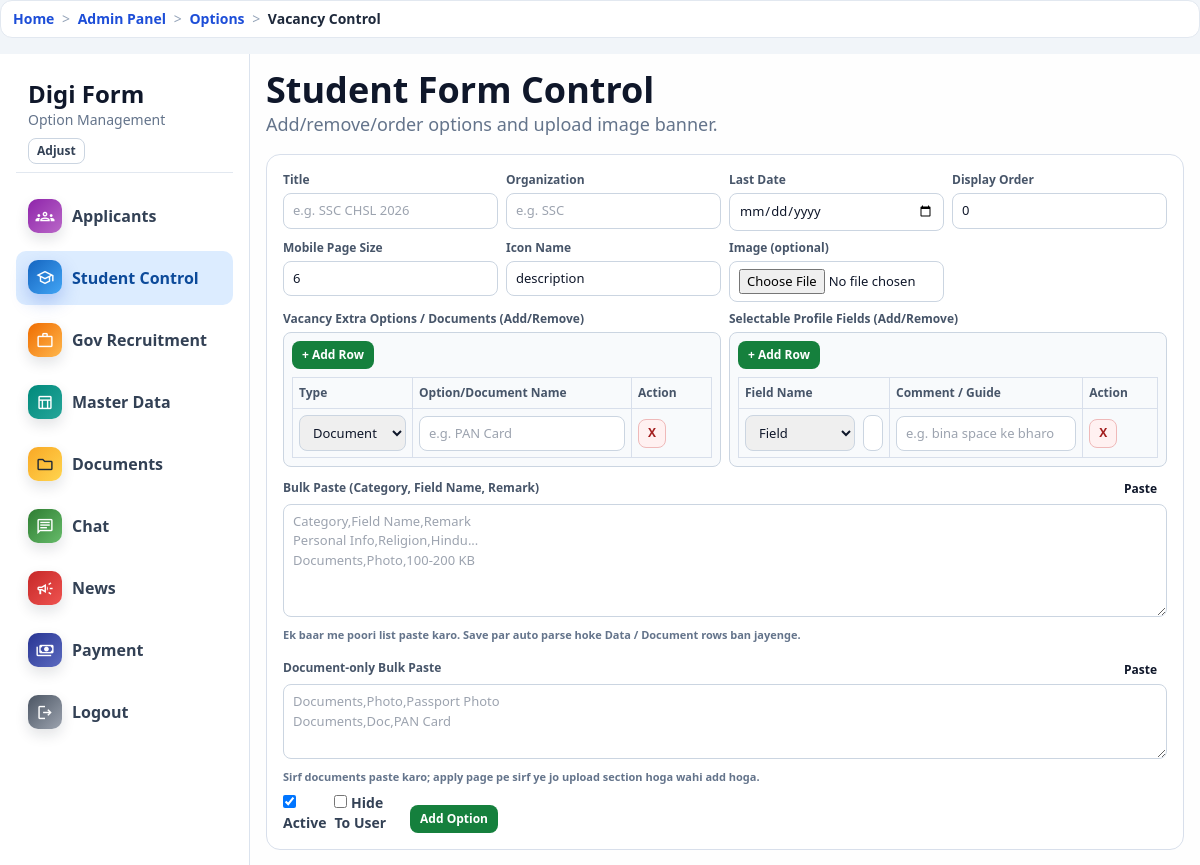
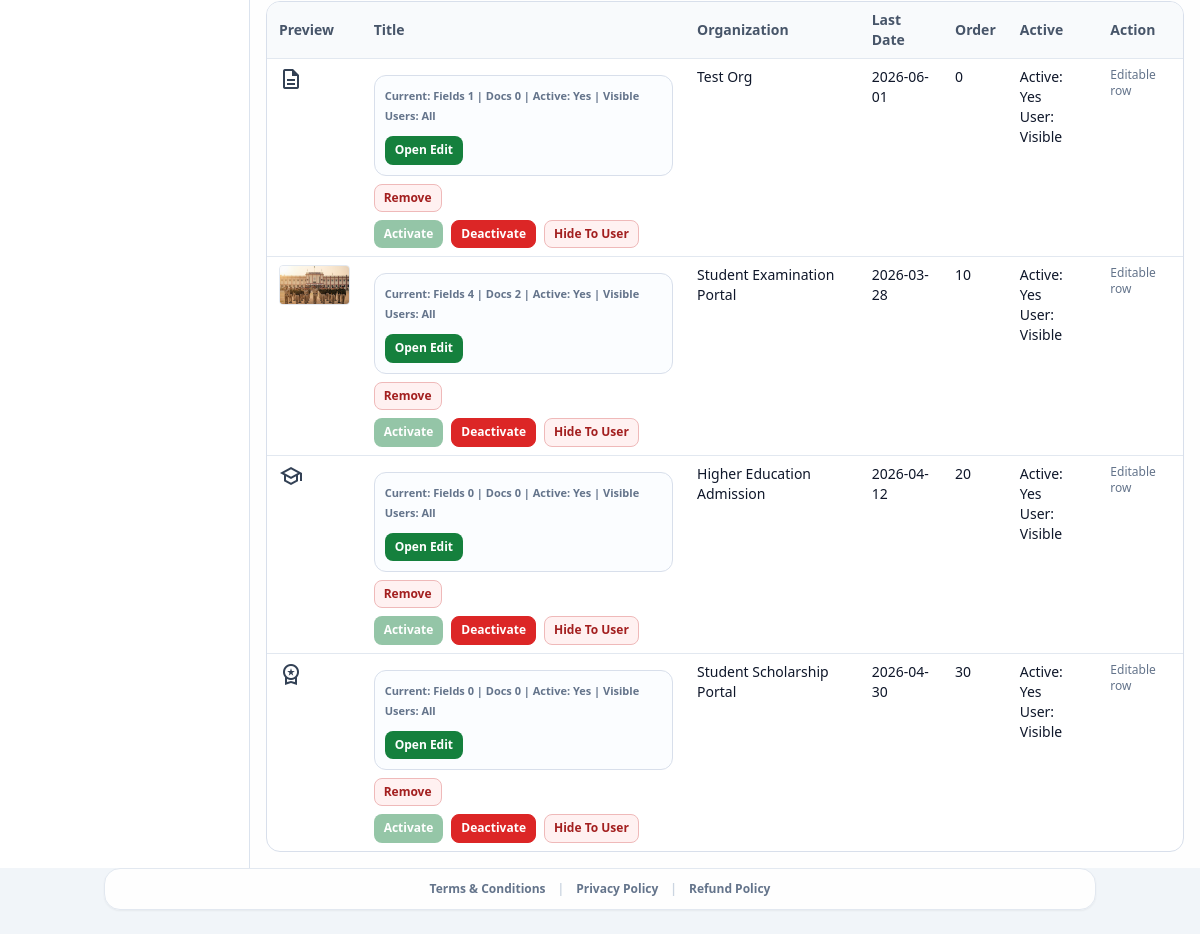
/admin-panel/options/student/ (signed in), run on the app's committed database (2 pictures, top to bottom).
### accounts/models.py (models this page shows, shortened)
class Vacancy(models.Model):
    CATEGORY_GOVERNMENT = "government"
    CATEGORY_STUDENT = "student"
    CATEGORY_CHOICES = [
        (CATEGORY_GOVERNMENT, "Government"),
        (CATEGORY_STUDENT, "Student"),
    ]
    category = models.CharField(max_length=20, choices=CATEGORY_CHOICES, default=CATEGORY_GOVERNMENT)
    title = models.CharField(max_length=200)
    organization = models.CharField(max_length=200)
    last_date = models.DateField()
    icon_name = models.CharField(max_length=50, blank=True, default="description")
    image = models.ImageField(upload_to="vacancy_images/", null=True, blank=True)
    display_order = models.PositiveIntegerField(default=0)
    is_active = models.BooleanField(default=True)
    hidden_from_users = models.BooleanField(default=False)
    visible_to_users = models.JSONField(default=list, blank=True)
    required_documents = models.JSONField(default=list, blank=True)
    required_profile_fields = models.JSONField(default=list, blank=True)
    mobile_page_size = models.PositiveSmallIntegerField(default=6)
    created_at = models.DateTimeField(auto_now_add=True)
    class Meta:
        ordering = ["display_order", "last_date", "id"]

### core/views.py (the view)
@login_required
def admin_option_control(request, category):
    if not _can_access_admin(request):
        messages.error(request, "Admin panel access allowed nahi hai.")
        return redirect("dashboard")
    if category not in {Vacancy.CATEGORY_GOVERNMENT, Vacancy.CATEGORY_STUDENT}:
        return redirect("admin_option_control", category=Vacancy.CATEGORY_GOVERNMENT)
    options = Vacancy.objects.filter(category=category).order_by("display_order", "last_date", "id")
    for opt in options:
        opt.field_rows = [_parse_profile_field_entry(item) for item in (opt.required_profile_fields or [])]
    return render(
        request,
        "portal_main/admin_option_control.html",
        {
            "category": category,
            "options": options,
            "is_admin_user": True,
        },
    )

### templates/portal_main/admin_option_control.html (shortened to what this page needs)
{% extends 'base.html' %}
{% block body_class %}min-h-screen bg-slate-100 text-slate-900{% endblock %}
{% block page_container_class %}max-w-[1400px] mx-auto p-0{% endblock %}
{% block content %}
<div id="adminLayout" class="layout">
  <aside class="side p-4">
    <div class="px-3 py-2 border-b border-slate-200">
      <div class="text-2xl font-black">Digi Form</div>
      <div class="text-sm text-slate-500 brand-sub">Option Management</div>
      <button id="sidebarAdjustBtn" type="button" class="mt-2 rounded-lg border border-slate-300 px-2 py-1 text-xs font-bold text-slate-700">Adjust</button>
    </div>
    <nav class="mt-4 space-y-2">
      <a class="menu-link" href="{% url 'admin_applicants' %}"><span class="material-symbols-outlined">groups</span><span class="menu-label">Applicants</span></a>
      <a class="menu-link {% if category == 'student' %}active{% endif %}" href="{% url 'admin_option_control' 'student' %}"><span class="material-symbols-outlined">school</span><span class="menu-label">Student Control</span></a>
      <a class="menu-link {% if category == 'government' %}active{% endif %}" href="{% url 'admin_option_control' 'government' %}"><span class="material-symbols-outlined">work</span><span class="menu-label">Gov Recruitment</span></a>
      <a class="menu-link" href="{% url 'admin_master_data_control' %}"><span class="material-symbols-outlined">table_chart</span><span class="menu-label">Master Data</span></a>
      <a class="menu-link" href="{% url 'admin_documents' %}"><span class="material-symbols-outlined">folder</span><span class="menu-label">Documents</span></a>
      <a class="menu-link" href="{% url 'admin_chat' %}"><span class="material-symbols-outlined">chat</span><span class="menu-label">Chat</span></a>
      <a class="menu-link" href="{% url 'admin_news' %}"><span class="material-symbols-outlined">campaign</span><span class="menu-label">News</span></a>
      <a class="menu-link" href="{% url 'admin_payment' %}"><span class="material-symbols-outlined">payments</span><span class="menu-label">Payment</span></a>
      <a class="menu-link" href="{% url 'logout' %}"><span class="material-symbols-outlined">logout</span><span class="menu-label">Logout</span></a>
    </nav>
  </aside>
  <main class="panel">
    <h1 class="text-3xl md:text-4xl font-black">
      {% if category == 'student' %}Student Form Control{% else %}Government Recruitment Control{% endif %}
    </h1>
    <p class="text-base md:text-lg text-slate-500">Add/remove/order options and upload image banner.</p>
    <section class="block mt-4 p-4">
      <form method="post" action="{% url 'admin_save_vacancy' %}" enctype="multipart/form-data" class="grid grid-cols-1 md:grid-cols-2 lg:grid-cols-4 gap-2">
        <div>
          <label class="mini-label">Title</label>
          <input class="mini-input" name="title" placeholder="e.g. SSC CHSL 2026" required>
        </div>
        <div>
          <label class="mini-label">Organization</label>
          <input class="mini-input" name="organization" placeholder="e.g. SSC" required>
        </div>
        <div>
          <label class="mini-label">Last Date</label>
          <input class="mini-input" type="date" name="last_date" required>
        </div>
        <div>
          <label class="mini-label">Display Order</label>
          <input class="mini-input" type="number" name="display_order" value="0" min="0">
        </div>
        <div>
          <label class="mini-label">Mobile Page Size</label>
          <input class="mini-input" type="number" name="mobile_page_size" value="6" min="1" placeholder="e.g. 6">
        </div>
        <div>
          <label class="mini-label">Icon Name</label>
          <input class="mini-input" name="icon_name" value="description" placeholder="description/work/school">
        </div>
        <div>
          <label class="mini-label">Image (optional)</label>
          <input class="mini-input" type="file" name="image" accept="image/*">
        </div>
        <div class="md:col-span-2 lg:col-span-2">
          <label class="mini-label">Vacancy Extra Options / Documents (Add/Remove)</label>
          <div class="builder-box">
            <button class="btn btn-green" type="button" data-add-doc-row>+ Add Row</button>
            <table class="doc-table">
              <thead><tr><th style="width:120px;">Type</th><th>Option/Document Name</th><th style="width:80px;">Action</th></tr></thead>
              <tbody data-doc-table>
                <tr>
                  <td>
                    <select class="mini-input" data-doc-type name="doc_type[]">
                      <option value="DOC">Document</option>
                    </select>
                  </td>
                  <td><input class="mini-input" type="text" data-doc-name name="doc_name[]" placeholder="e.g. PAN Card"></td>
                  <td><button type="button" class="btn btn-red" data-remove-doc-row>X</button></td>
                </tr>
              </tbody>
            </table>
          </div>
        </div>
        <div class="md:col-span-2 lg:col-span-2">
          <label class="mini-label">Selectable Profile Fields (Add/Remove)</label>
          <div class="builder-box" data-field-editor>
            <button class="btn btn-green" type="button" data-add-field-row>+ Add Row</button>
            <table class="doc-table">
              <thead><tr><th>Field Name</th><th style="width:220px;">Comment / Guide</th><th style="width:80px;">Action</th></tr></thead>
              <tbody data-field-table>
                <tr>
                  <td>
                    <div class="grid grid-cols-1 md:grid-cols-[110px_1fr] gap-2">
                      <select class="mini-input" data-field-type name="field_type[]">
                        <option value="FIELD">Field</option>
                      </select>
                      <input class="mini-input" type="text" data-field-name name="field_name[]" placeholder="e.g. Aadhaar No / Comment text">
                    </div>
                  </td>
                  <td><input class="mini-input" type="text" data-field-comment name="field_comment[]" placeholder="e.g. bina space ke bharo"></td>
                  <td><button type="button" class="btn btn-red" data-remove-field-row>X</button></td>
                </tr>
              </tbody>
            </table>
          </div>
        </div>
        <div class="md:col-span-2 lg:col-span-4">
          <div class="flex items-center justify-between gap-2">
            <label class="mini-label">Bulk Paste (Category, Field Name, Remark)</label>
            <button type="button" class="btn btn-soft" data-paste-target="bulkRequirementsNew">Paste</button>
          </div>
          <textarea
            id="bulkRequirementsNew"
            name="bulk_requirements"
            class="mini-input"
            rows="5"
            placeholder="Category,Field Name,Remark&#10;Personal Info,Religion,Hindu...&#10;Documents,Photo,100-200 KB"
          ></textarea>
          <p class="mt-1 text-[11px] text-slate-500 font-semibold">Ek baar me poori list paste karo. Save par auto parse hoke Data / Document rows ban jayenge.</p>
          <div class="flex items-center justify-between gap-2 mt-3">
            <label class="mini-label">Document-only Bulk Paste</label>
            <button type="button" class="btn btn-soft" data-paste-target="bulkDocumentsNew">Paste</button>
          </div>
          <textarea
            id="bulkDocumentsNew"
            name="bulk_documents"
            class="mini-input"
            rows="3"
            placeholder="Documents,Photo,Passport Photo&#10;Documents,Doc,PAN Card"
          ></textarea>
          <p class="mt-1 text-[11px] text-slate-500 font-semibold">Sirf documents paste karo; apply page pe sirf ye jo upload section hoga wahi add hoga.</p>
        </div>
        <div class="flex items-end gap-2">
          <label class="text-sm font-semibold text-slate-700"><input type="checkbox" name="is_active" checked> Active</label>
          <label class="text-sm font-semibold text-slate-700"><input type="checkbox" name="hidden_from_users"> Hide To User</label>
          <button type="submit" class="btn btn-green">Add Option</button>
        </div>
      </form>
    </section>
    <section class="block mt-4 table-wrap">
      <table class="w-full text-left text-sm">
        <thead class="bg-slate-50 text-slate-600">
          <tr>
            <th class="px-3 py-2">Preview</th>
            <th class="px-3 py-2">Title</th>
            <th class="px-3 py-2">Organization</th>
            <th class="px-3 py-2">Last Date</th>
            <th class="px-3 py-2">Order</th>
            <th class="px-3 py-2">Active</th>
            <th class="px-3 py-2">Action</th>
          </tr>
        </thead>
        <tbody>
          {% for opt in options %}
          <tr class="border-t border-slate-200" data-vacancy-row="{{ opt.id }}">
            <td class="px-3 py-2 align-top">
              {% if opt.image %}
                <img src="{{ opt.image.url }}" alt="{{ opt.title }}" class="h-10 w-20 rounded object-cover border border-slate-200">
              {% else %}
                <span class="material-symbols-outlined text-slate-700">{{ opt.icon_name|default:'description' }}</span>
              {% endif %}
            </td>
            <td class="px-3 py-2 align-top">
              <form method="post" action="{% url 'admin_update_vacancy' opt.id %}" enctype="multipart/form-data" class="space-y-2">
                <div class="edit-shell" data-edit-shell>
                <div class="edit-summary">
                  <div class="text-[11px] font-bold text-slate-500">
                    Current: Fields {{ opt.required_profile_fields|length }} | Docs {{ opt.required_documents|length }} | Active: {{ opt.is_active|yesno:"Yes,No" }} | Visible Users: {% if opt.visible_to_users %}{{ opt.visible_to_users|length }}{% else %}All{% endif %}
                  </div>
                  <button type="button" class="btn btn-green" data-toggle-edit>Open Edit</button>
                </div>
                </div>
              </form>
              <form method="post" action="{% url 'admin_delete_vacancy' opt.id %}" class="mt-2 js-ajax-vacancy-remove" data-vacancy-id="{{ opt.id }}">
                <button type="submit" class="btn btn-red">Remove</button>
              </form>
              <div class="mt-2 flex flex-wrap gap-2">
                <form method="post" action="{% url 'admin_toggle_vacancy_active' opt.id %}">
                  <button type="submit" class="btn btn-green {% if opt.is_active %}btn-disabled{% endif %}">Activate</button>
                </form>
                <form method="post" action="{% url 'admin_toggle_vacancy_active' opt.id %}">
                  <button type="submit" class="btn btn-red-solid {% if not opt.is_active %}btn-disabled{% endif %}">Deactivate</button>
                </form>
                <form method="post" action="{% url 'admin_toggle_vacancy_user_hide' opt.id %}">
                  <button type="submit" class="btn {% if opt.hidden_from_users %}btn-green{% else %}btn-red{% endif %}">{% if opt.hidden_from_users %}Show To User{% else %}Hide To User{% endif %}</button>
                </form>
              </div>
            </td>
            <td class="px-3 py-2 align-top">{{ opt.organization }}</td>
            <td class="px-3 py-2 align-top">{{ opt.last_date|date:'Y-m-d' }}</td>
            <td class="px-3 py-2 align-top">{{ opt.display_order }}</td>
            <td class="px-3 py-2 align-top">
              <div>Active: {{ opt.is_active|yesno:"Yes,No" }}</div>
              <div>User: {% if opt.hidden_from_users %}Hidden{% else %}Visible{% endif %}</div>
            </td>
            <td class="px-3 py-2 align-top text-xs text-slate-500">Editable row</td>
          </tr>
          {% empty %}
          <tr><td colspan="7" class="px-3 py-3 text-slate-500">No options found.</td></tr>
          {% endfor %}
        </tbody>
      </table>
    </section>
  </main>
</div>
{% endblock %}

### data on the page
Vacancy: required_profile_fields|length "1", required_documents|length "0", is_active "Yes", visible_to_users "All", hidden_from_users "Hide To User", organization "Test Org", last_date "2026-06-01", display_order "0"
Vacancy: image (picture), required_profile_fields|length "4", required_documents|length "2", is_active "Yes", visible_to_users "All", hidden_from_users "Hide To User", organization "Student Examination Portal", last_date "2026-03-28", display_order "10"
Vacancy: required_profile_fields|length "0", required_documents|length "0", is_active "Yes", visible_to_users "All", hidden_from_users "Hide To User", organization "Higher Education Admission", last_date "2026-04-12", display_order "20"
Vacancy: required_profile_fields|length "0", required_documents|length "0", is_active "Yes", visible_to_users "All", hidden_from_users "Hide To User", organization "Student Scholarship Portal", last_date "2026-04-30", display_order "30"

### other printed values
{{ crumb.label }} "Home" "Admin Panel" "Options"
{{ crumb.label }} "Vacancy Control"
